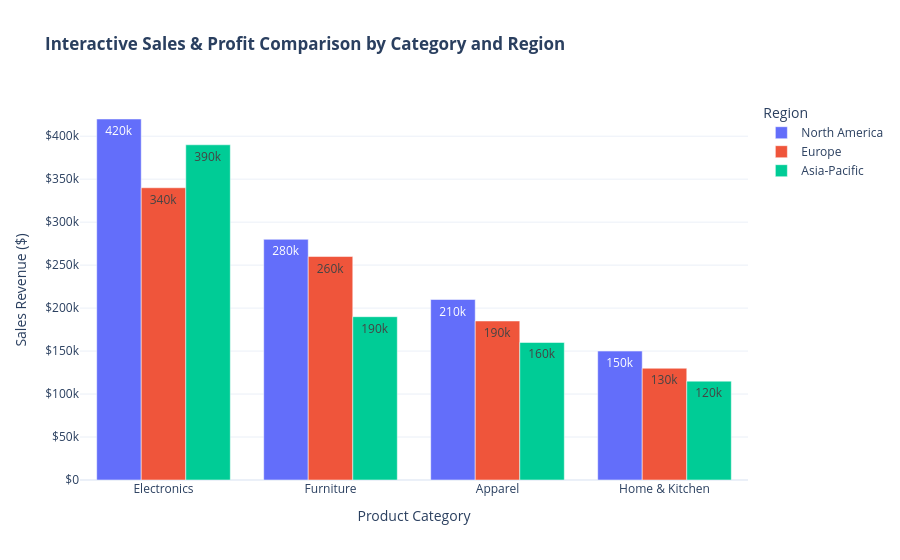

The notebook cell this image was saved under:
### Markdown cell above
## 7. Plotly Express Visualization (Interactive Web Chart)

Plotly Express makes it easy to build interactive grouped bar charts with tooltips and automatic formatting.
- **Hover** over any bar to see sales, profit, and region.
- **Click** on region legend items to toggle regions on/off for focused side-by-side comparisons.

### Code cell
# Interactive Grouped Bar Chart with Plotly Express
fig = px.bar(
    df,
    x="category",
    y="sales",
    color="region",
    barmode="group",
    hover_data=["profit"],
    title="<b>Interactive Sales & Profit Comparison by Category and Region</b>",
    labels={"category": "Product Category", "sales": "Sales Revenue ($)", "region": "Region"},
    text_auto=".2s"
)

# Customize layout aesthetics
fig.update_layout(
    yaxis_title="Sales Revenue ($)",
    yaxis_tickprefix="$",
    template="plotly_white",
    legend_title="Region"
)

fig.show()

### Figure 1 — Plotly figure (JSON) as saved in the notebook; plotly's stock layout.template omitted (floating-point values rounded to 4 significant figures)
{"data": [{"alignmentgroup": "True", "customdata": [[58000], [22000], [62000], [28000]], "hovertemplate": "Region=North America<br>Product Category=%{x}<br>Sales Revenue ($)=%{y}<br>profit=%{customdata[0]}<extra></extra>", "legendgroup": "North America", "marker": {"color": "#636efa", "pattern": {"shape": ""}}, "name": "North America", "offsetgroup": "North America", "orientation": "v", "showlegend": true, "textposition": "auto", "texttemplate": "%{y:.2s}", "type": "bar", "x": ["Electronics", "Furniture", "Apparel", "Home & Kitchen"], "xaxis": "x", "y": [420000, 280000, 210000, 150000], "yaxis": "y"}, {"alignmentgroup": "True", "customdata": [[41000], [-14000], [54000], [24000]], "hovertemplate": "Region=Europe<br>Product Category=%{x}<br>Sales Revenue ($)=%{y}<br>profit=%{customdata[0]}<extra></extra>", "legendgroup": "Europe", "marker": {"color": "#EF553B", "pattern": {"shape": ""}}, "name": "Europe", "offsetgroup": "Europe", "orientation": "v", "showlegend": true, "textposition": "auto", "texttemplate": "%{y:.2s}", "type": "bar", "x": ["Electronics", "Furniture", "Apparel", "Home & Kitchen"], "xaxis": "x", "y": [340000, 260000, 185000, 130000], "yaxis": "y"}, {"alignmentgroup": "True", "customdata": [[52000], [15000], [48000], [21000]], "hovertemplate": "Region=Asia-Pacific<br>Product Category=%{x}<br>Sales Revenue ($)=%{y}<br>profit=%{customdata[0]}<extra></extra>", "legendgroup": "Asia-Pacific", "marker": {"color": "#00cc96", "pattern": {"shape": ""}}, "name": "Asia-Pacific", "offsetgroup": "Asia-Pacific", "orientation": "v", "showlegend": true, "textposition": "auto", "texttemplate": "%{y:.2s}", "type": "bar", "x": ["Electronics", "Furniture", "Apparel", "Home & Kitchen"], "xaxis": "x", "y": [390000, 190000, 160000, 115000], "yaxis": "y"}], "layout": {"barmode": "group", "legend": {"title": {"text": "Region"}, "tracegroupgap": 0}, "title": {"text": "<b>Interactive Sales & Profit Comparison by Category and Region</b>"}, "xaxis": {"anchor": "y", "domain": [0, 1], "title": {"text": "Product Category"}}, "yaxis": {"anchor": "x", "domain": [0, 1], "tickprefix": "$", "title": {"text": "Sales Revenue ($)"}}}}
